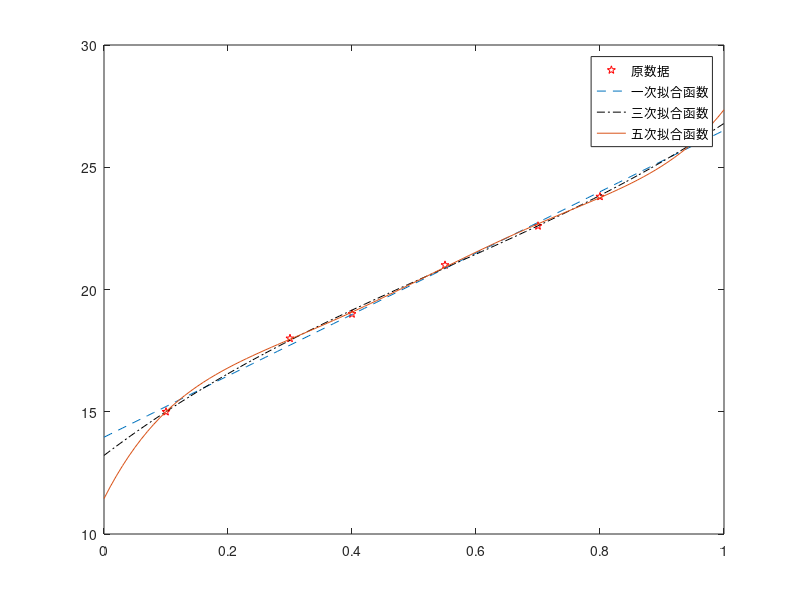

Write the MATLAB code that produced this figure.
clc;clf;
x=[0.1,0.3,0.4,0.55,0.7,0.8,0.95];
y=[15,18,19,21,22.6,23.8,26];
p1=polyfit(x,y,1);
p3=polyfit(x,y,3);
p5=polyfit(x,y,5);
x1=0:0.01:1;
y1=polyval(p1,x1); 
y3=polyval(p3,x1);
y5=polyval(p5,x1);
plot(x,y,'rp',x1,y1,'--',x1,y3,'k-.',x1,y5);
legend('原数据','一次拟合函数','三次拟合函数','五次拟合函数');